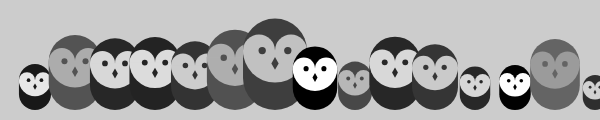
Frame 1 (no input)
Frame 60 (no input): identical to frame 1, image omitted
Frame 120 (the mouse pressed at the canvas centre since frame 60): identical to frame 1, image omitted

The p5.js sketch that drew this single still picture (run headless with seeded random() and noise() and a simulated clock; from frame 60 on, the mouse is pressed at the canvas centre):

// p5.js sketch
// ── sketch.js
function setup() {
  createCanvas(600, 120);
}

function draw() {
  background(204);
  randomSeed(0);
  for (var i = 35; i < width + 40; i += 40) {
    var gray = int(random(0, 102));
    var scalar = random(0.25, 1.0);
    owl(i, 110, gray, scalar);
  }
}

function owl(x, y, g, s) {
  push();
  translate(x, y);
  scale(s);  // Set the createCanvas

  stroke(g); // Set the gray value

  strokeWeight(70);
  line(0, -35, 0, -65); // Body

  noStroke();
  fill(255-g);
  ellipse(-17.5, -65, 35, 35); // Left eye dome

  ellipse(17.5, -65, 35, 35);  // Right eye dome

  arc(0, -65, 70, 70, 0, PI);  // Chin

  fill(g);
  ellipse(-14, -65, 8, 8);  // Left eye

  ellipse(14, -65, 8, 8);   // Right eye

  quad(0, -58, 4, -51, 0, -44, -4, -51); // Beak

  pop();
}
